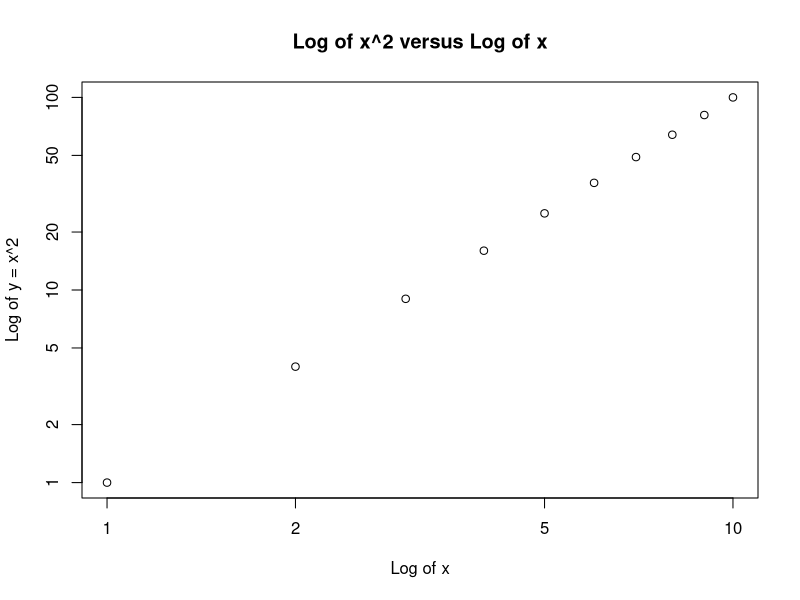
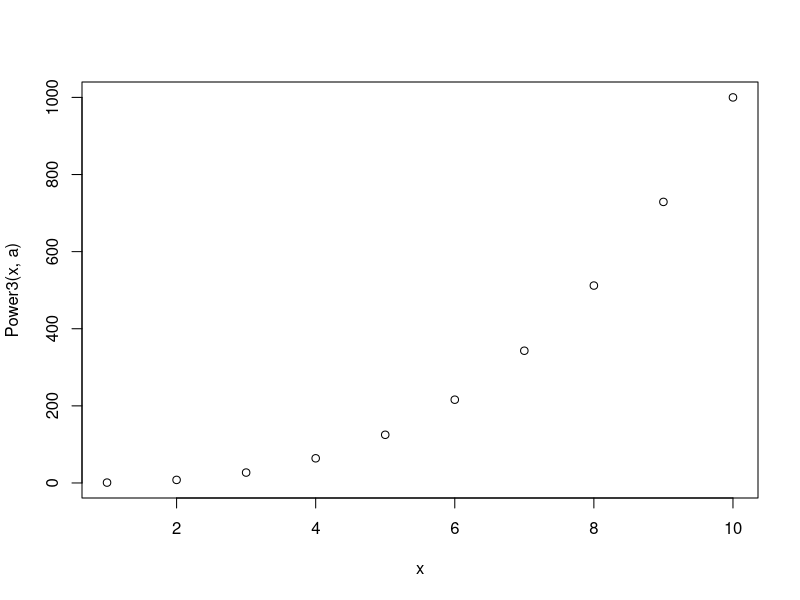

These figures' R source, in order:
## ---- chunk 1
Power = function() {
  2^3
}
print(Power())
## ---- chunk 2
Power2 = function(x, a) {
  x^a
}
Power2(3,8)
## ---- chunk 3
Power2(10, 3)
Power2(8, 17)
Power2(131, 3)
## ---- chunk 4
Power3 = function(x, a) {
  result = x^a
  return(result)
}
## ---- chunk 5
x = 1:10
plot(x, Power3(x, 2),  log="xy", ylab="Log of y = x^2", xlab="Log of x",
     main="Log of x^2 versus Log of x")
## ---- chunk 6
PlotPower = function(x, a) {
  plot(x, Power3(x, a))
}
PlotPower(1:10, 3)
